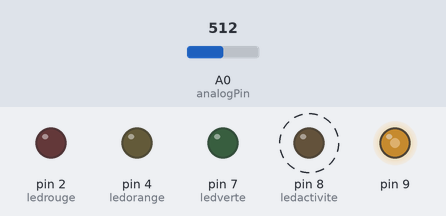
The sketch below on a simulated Arduino Uno, built with avr-gcc and run on an emulated ATmega328P. Shown: output pins drawn as LEDs (lit = HIGH). Dashed ring = blinking. The inputs (shaded band) are chosen by the test bench; at power-on: A0 (analogPin) = 512. What the sketch prints to the serial monitor is not drawn.

Above: at 1.29 s.
1.3 s: A0 (analogPin) set to 481
At 1.67 s:
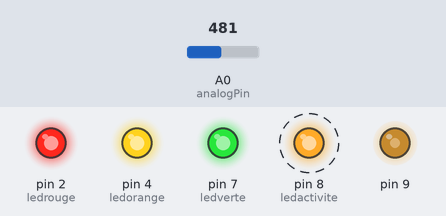
4.3 s: A0 (analogPin) set to 273
7.3 s: A0 (analogPin) set to 257
At 7.54 s:
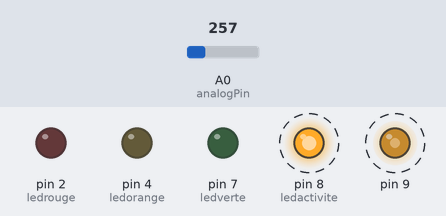
10.3 s: A0 (analogPin) set to 230
At 10.35 s:
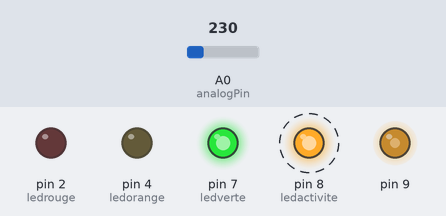
13.3 s: A0 (analogPin) set to 249
At 13.42 s:
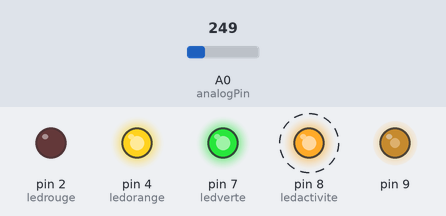
Timing chart, 0 to 17.3 s (numbered marks = the images above; inputs shaded):
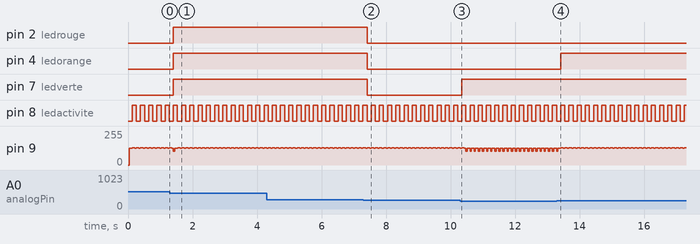

Measured:
- the behaviour switches between 500 and 499 on A0 (analogPin) (found by bisection; images 0 and 1)
- the behaviour switches between 258 and 257 on A0 (analogPin) (found by bisection; images 1 and 2)
- after the input at 1.3 s, pin 2 (ledrouge), pin 4 (ledorange), pin 7 (ledverte): LOW → HIGH after 0.11 s
- after the input at 7.3 s, pin 2 (ledrouge), pin 4 (ledorange), pin 7 (ledverte): HIGH → LOW after 0.11 s
- after the input at 10.3 s, pin 7 (ledverte): LOW → HIGH after 0.05 s
- after the input at 13.3 s, pin 4 (ledorange): LOW → HIGH after 0.11 s
- by itself, pin 8 (ledactivite): alternates HIGH for 0.13 s and LOW for 0.13 s
- by itself, pin 9: repeats every 0.13 s: 127/255 0.05 s, 128/255 0.08 s

The sketch:

Arduino_sensing.ino
```cpp
//****************************************************************************************
// Illutron take on Disney style capacitive touch sensor using only passives and Arduino
// Dzl 2012
//****************************************************************************************


//                              10n
// PIN 9 --[10k]-+-----10mH---+--||-- OBJECT
//               |            |
//              3.3k          |
//               |            V 1N4148 diode
//              GND           |
//                            |
//Analog 0 ---+------+--------+
//            |      |
//          100pf   1MOmhm
//            |      |
//           GND    GND


#define SET(x,y) (x |=(1<<y))				//-Bit set/clear macros
#define CLR(x,y) (x &= (~(1<<y)))       		// |
#define CHK(x,y) (x & (1<<y))           		// |
#define TOG(x,y) (x^=(1<<y))            		//-+


#define N 160  //How many frequencies

float results[N];            //-Filtered result buffer
float freq[N];            //-Filtered result buffer
int sizeOfArray = N;
int amp;
int nbdoigts;
const int ledverte = 7;
const int ledorange = 4;
const int ledrouge = 2;
const int ledactivite = 8;
int analogPin =  0;


void setup()
{


  TCCR1A=0b10000010;        //-Set up frequency generator
  TCCR1B=0b00011001;        //-+
  ICR1=110;
  OCR1A=55;

  pinMode(9,OUTPUT);        //-Signal generator pin
  pinMode(8,OUTPUT);        //-Sync (test) pin

  Serial.begin(115200);

  for(int i=0;i<N;i++)      //-Preset results
    results[i]=0;         //-+

  pinMode(ledverte, OUTPUT);
  pinMode(ledorange, OUTPUT);
  pinMode(ledrouge, OUTPUT);
  pinMode(ledactivite, OUTPUT);
}

void loop()
{
  unsigned int d;

  int counter = 0;
  for(unsigned int d=0;d<N;d++)
  {
    int v=analogRead(0);    //-Read response signal
    CLR(TCCR1B,0);          //-Stop generator
    TCNT1=0;                //-Reload new frequency
    ICR1=d;                 // |
    OCR1A=d/2;              //-+
    SET(TCCR1B,0);          //-Restart generator

    results[d]=results[d]*0.5+(float)(v)*0.5; //Filter results

    freq[d] = d;

 //   plot(v,0);              //-Display
 //   plot(results[d],1);
  // delayMicroseconds(1);
  }

PlottArray(1,freq,results);

  TOG(PORTB,0);            //-Toggle pin 8 after each sweep (good for scope)

  amp = analogRead(analogPin);  //lecture de la valeur max de l'amplitude


   if (amp< 500 && amp< 700)  //définition de l'intervalle
    {nbdoigts=0;}
   if (amp> 215 && amp< 239)
    {nbdoigts=1;}
   if (amp> 240 && amp< 256)
    {nbdoigts=2;}
   if (amp> 257 && amp< 500)
    {nbdoigts=3;}

 switch (nbdoigts)
 {
  case 1:
    {
      digitalWrite (ledverte,HIGH);
      digitalWrite (ledorange,LOW);
      digitalWrite (ledrouge,LOW);
      break;
    }
  case 2:
    {
      digitalWrite (ledverte,HIGH);
      digitalWrite (ledorange,HIGH);
      digitalWrite (ledrouge,LOW);
      break;
    }
  case 3:
    {
      digitalWrite (ledverte,HIGH);
      digitalWrite (ledorange,HIGH);
      digitalWrite (ledrouge,HIGH);
      break;
    }
  default:
    {
      digitalWrite (ledverte,LOW);
      digitalWrite (ledorange,LOW);
      digitalWrite (ledrouge,LOW);
      break;
    }
}
}
```

SendData.ino
```cpp
	byte yMSB=0, yLSB=0, xMSB=0, xLSB=0, zeroByte=128, Checksum=0;

    void SendData(int Command, unsigned int yValue,unsigned int xValue){


      /* >=================================================================<
          y = 01010100 11010100    (x & y are 2 Byte integers)
               yMSB      yLSB      send seperately -> reciever joins them
        >=================================================================<  */

        yLSB=lowByte(yValue);
        yMSB=highByte(yValue);
        xLSB=lowByte(xValue);
        xMSB=highByte(xValue);


     /* >=================================================================<
        Only the very first Byte may be a zero, this way allows the computer
        to know that if a Byte recieved is a zero it must be the start byte.
        If data bytes actually have a value of zero, They are given the value
        one and the bit in the zeroByte that represents that Byte is made
        high.
        >=================================================================< */

       zeroByte = 128;                                   // 10000000

       if(yLSB==0){ yLSB=1; zeroByte=zeroByte+1;}        // Make bit 1 high
       if(yMSB==0){ yMSB=1; zeroByte=zeroByte+2;}        // make bit 2 high
       if(xLSB==0){ xLSB=1; zeroByte=zeroByte+4;}        // make bit 3 high
       if(xMSB==0){ xMSB=1; zeroByte=zeroByte+8;}        // make bit 4 high


     /* >=================================================================<
        Calculate the remainder of: sum of all the Bytes divided by 255
        >=================================================================< */

       Checksum = (Command + yMSB + yLSB + xMSB + xLSB + zeroByte)%255;

       if( Checksum !=0 ){
        Serial.write(byte(0));            // send start bit
        Serial.write(byte(Command));      // command eg: Which Graph is this data for

        Serial.write(byte(yMSB));         // Y value's most significant byte
        Serial.write(byte(yLSB));         // Y value's least significant byte
        Serial.write(byte(xMSB));         // X value's most significant byte
        Serial.write(byte(xLSB));         // X value's least significant byte

        Serial.write(byte(zeroByte));     // Which values have a zero value
        Serial.write(byte(Checksum));     // Error Checking Byte
       }
    }


 void PlottArray(unsigned int Cmd,float Array1[],float Array2[]){

      SendData(Cmd+1, 1,1);                        // Tell PC an array is about to be sent
      delay(1);
      for(int x=0;  x < sizeOfArray;  x++){     // Send the arrays
        SendData(Cmd, round(Array1[x]),round(Array2[x]));
        //delay(1);
      }

      SendData(Cmd+2, 1,1);                        // Confirm arrrays have been sent
    }
```
